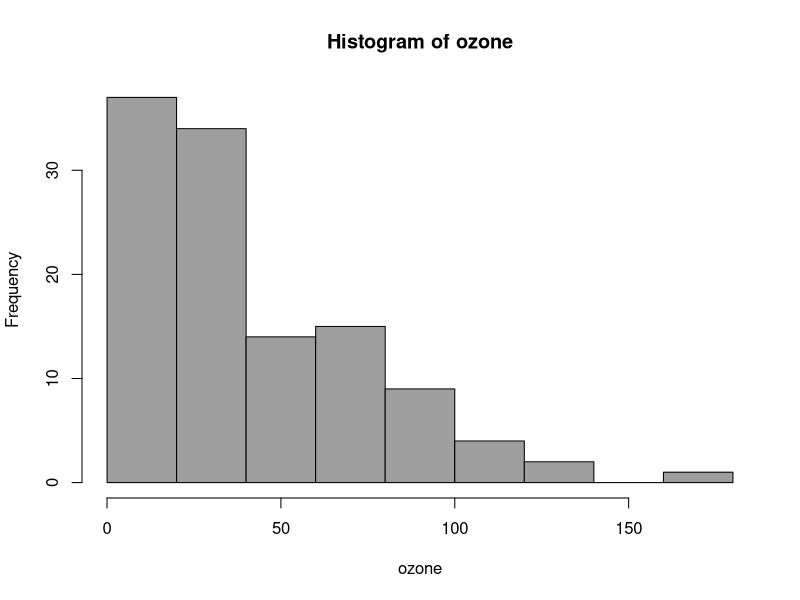
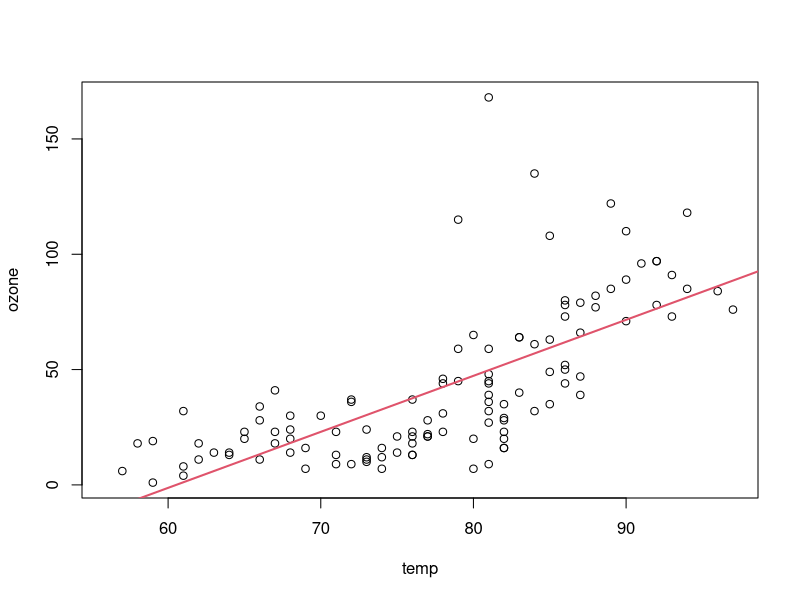
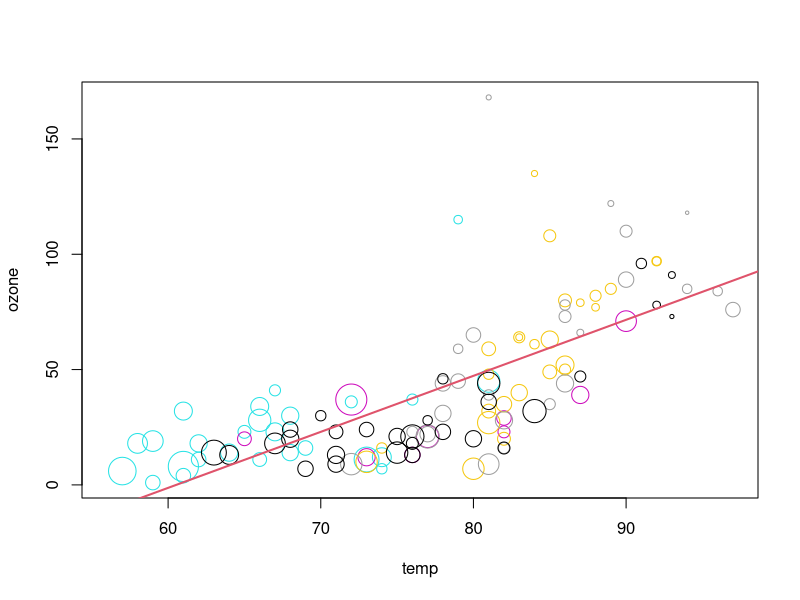

Write the R code that produced these figures, in order.
#Practical 8 - Review before Mid Term

#2018-2019 Exam Paper (Question 3)
#Create the following variables, 
#using the R dataset ‘airquality’:

ozone=airquality[,'Ozone'] # Targe attribute
solar=airquality[,'Solar.R'] # Predictor attribute (radiation)
temp=airquality[,'Temp'] # Predictor attribute
wind=airquality[,'Wind'] # Predictor attribute
month=airquality[,'Month'] # Predictor attribute

#Note: you need to take account of missing values 
#in these data.

#1. Make a histogram with grey boxes for the ozone data. 
#Which summary measure (mean or median) do you think 
#makes more sense for this variable?
hist(ozone,col=8)
mean(ozone,na.rm=T)
#42.12931
median(ozone,na.rm=T)
#31.5

#Skewed distribution. 
#So the median is probably preferable here.
#2. Compare and comment briefly on the correlations 
#between wind and ozone on one hand, and between 
#temp and ozone on the other hand.
cor(temp,ozone,use='complete.obs') 
#0.6983603
cor(wind,ozone,use='complete.obs')
#-0.6015465
#Ozone is negatively aligned with wind speed, and 
#slightly more strongly positively aligned with temperature.

#3. Plot the relationship between temperature and ozone 
#and add (using ‘lm’) the “line of best fit”, in red 
#with a line width of 2, through this cloud of points. 
#Please use pch=20 when plotting the data points.
plot(temp,ozone)
abline(lm(ozone~temp),col=2,lwd=2)

#4. Make a variable called wind5 which is wind 
#divided by 5. Redo the above plot (including the 
#red line) and improve it so that the size of each 
#point accounts for the wind speed (using wind5) 
#and its colour is set by the month variable. 
#Hint: size of the points is controlled by the cex option.
wind5=wind/5
plot(temp,ozone,cex=wind5,col=month) 
abline(lm(ozone~temp),col=2,lwd=2)

#5. Predict the ozone level when the temperature is 75 degrees.
predict(lm(ozone~temp),newdata=data.frame(temp=75))
#35.15726

#6. Extract the two subsets of airquality comprising of set1: 
#temperature below or equal to 75 and 
#set2: temperature above 75. What is the mean ozone 
#level in each group? Compare the ozone levels in these
#two subsets using an appropriate statistical test and 
#comment on the output of this test.
set1=subset(airquality,temp<=75)
set2=subset(airquality,temp>75)

mean(set1$Ozone,na.rm=T)
#17.88095
mean(set2$Ozone,na.rm=T)
#55.89189

t.test(set1$Ozone,set2$Ozone)
#p-value = 1.882e-14
#mean of x    mean of y
#17.88095     55.8918
#The difference between the means 
#is significant at the 0.05 level.



